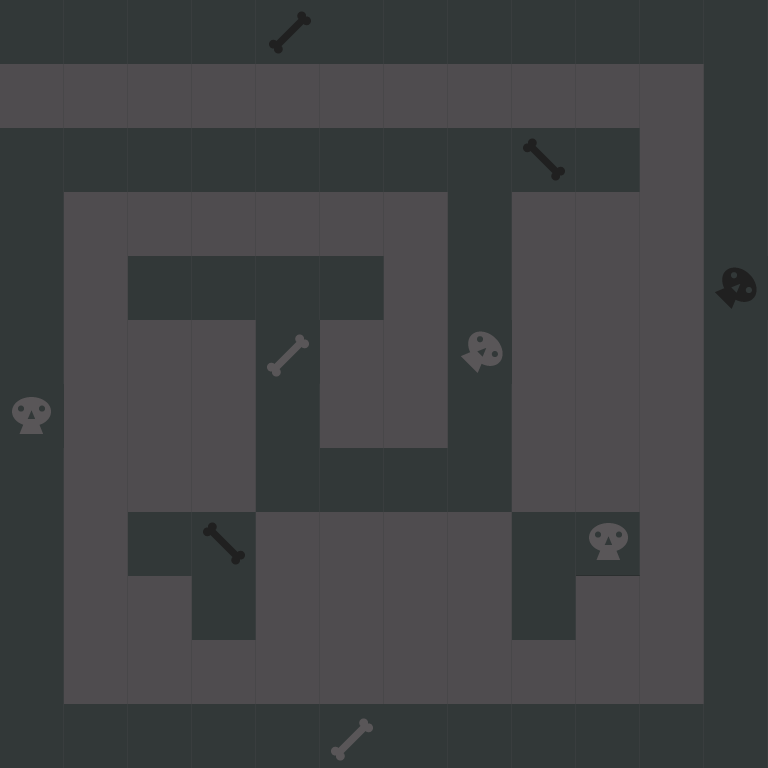

Tiled map render using the project's own tile images. Description and the whole map definition, tile-layer contents included, below:
An orthogonal 12x12 tile map with 64x64 px tiles, 1 tile layer (background) and 7 objects (5x 1, start, end).

<map version="1.0" orientation="orthogonal" renderorder="left-up" width="12" height="12" tilewidth="64" tileheight="64" nextobjectid="73">
 <tileset firstgid="1" name="new_tiled_set" tilewidth="64" tileheight="64" tilecount="132" columns="11">
  <image source="tiledsets/new_tiled_set.png" width="766" height="768" />
  <tile id="0">
   <properties>
    <property name="description" value="wall" />
   </properties>
  </tile>
  <tile id="1">
   <properties>
    <property name="description" value="wall" />
   </properties>
  </tile>
  <tile id="2">
   <properties>
    <property name="description" value="wall" />
   </properties>
  </tile>
  <tile id="3">
   <properties>
    <property name="description" value="wall" />
   </properties>
  </tile>
  <tile id="4">
   <properties>
    <property name="description" value="wall" />
   </properties>
  </tile>
  <tile id="5">
   <properties>
    <property name="description" value="wall" />
   </properties>
  </tile>
  <tile id="6">
   <properties>
    <property name="description" value="wall" />
   </properties>
  </tile>
  <tile id="7">
   <properties>
    <property name="description" value="wall" />
   </properties>
  </tile>
  <tile id="8">
   <properties>
    <property name="description" value="wall" />
   </properties>
  </tile>
  <tile id="9">
   <properties>
    <property name="description" value="wall" />
   </properties>
  </tile>
  <tile id="10">
   <properties>
    <property name="description" value="wall" />
   </properties>
  </tile>
  <tile id="11">
   <properties>
    <property name="description" value="ground" />
   </properties>
  </tile>
  <tile id="12">
   <properties>
    <property name="description" value="ground" />
   </properties>
  </tile>
  <tile id="13">
   <properties>
    <property name="description" value="ground" />
   </properties>
  </tile>
  <tile id="14">
   <properties>
    <property name="description" value="ground" />
   </properties>
  </tile>
  <tile id="15">
   <properties>
    <property name="description" value="wall" />
   </properties>
  </tile>
  <tile id="16">
   <properties>
    <property name="description" value="ground" />
   </properties>
  </tile>
  <tile id="17">
   <properties>
    <property name="description" value="ground" />
   </properties>
  </tile>
  <tile id="18">
   <properties>
    <property name="description" value="ground" />
   </properties>
  </tile>
  <tile id="19">
   <properties>
    <property name="description" value="ground" />
   </properties>
  </tile>
  <tile id="20">
   <properties>
    <property name="description" value="ground" />
   </properties>
  </tile>
  <tile id="21">
   <properties>
    <property name="description" value="wall" />
   </properties>
  </tile>
  <tile id="22">
   <properties>
    <property name="description" value="wall" />
   </properties>
  </tile>
  <tile id="23">
   <properties>
    <property name="description" value="ground" />
   </properties>
  </tile>
  <tile id="24">
   <properties>
    <property name="description" value="ground" />
   </properties>
  </tile>
  <tile id="25">
   <properties>
    <property name="description" value="ground" />
   </properties>
  </tile>
  <tile id="26">
   <properties>
    <property name="description" value="wall" />
   </properties>
  </tile>
  <tile id="27">
   <properties>
    <property name="description" value="ground" />
   </properties>
  </tile>
  <tile id="28">
   <properties>
    <property name="description" value="ground" />
   </properties>
  </tile>
  <tile id="29">
   <properties>
    <property name="description" value="ground" />
   </properties>
  </tile>
  <tile id="30">
   <properties>
    <property name="description" value="wall" />
   </properties>
  </tile>
  <tile id="31">
   <properties>
    <property name="description" value="ground" />
   </properties>
  </tile>
  <tile id="32">
   <properties>
    <property name="description" value="wall" />
   </properties>
  </tile>
  <tile id="33">
   <properties>
    <property name="description" value="wall" />
   </properties>
  </tile>
  <tile id="34">
   <properties>
    <property name="description" value="ground" />
   </properties>
  </tile>
  <tile id="35">
   <properties>
    <property name="description" value="ground" />
   </properties>
  </tile>
  <tile id="36">
   <properties>
    <property name="description" value="ground" />
   </properties>
  </tile>
  <tile id="37">
   <properties>
    <property name="description" value="wall" />
   </properties>
  </tile>
  <tile id="38">
   <properties>
    <property name="description" value="ground" />
   </properties>
  </tile>
  <tile id="39">
   <properties>
    <property name="description" value="ground" />
   </properties>
  </tile>
  <tile id="40">
   <properties>
    <property name="description" value="ground" />
   </properties>
  </tile>
  <tile id="41">
   <properties>
    <property name="description" value="wall" />
   </properties>
  </tile>
  <tile id="42">
   <properties>
    <property name="description" value="ground" />
   </properties>
  </tile>
  <tile id="43">
   <properties>
    <property name="description" value="wall" />
   </properties>
  </tile>
  <tile id="44">
   <properties>
    <property name="description" value="wall" />
   </properties>
  </tile>
  <tile id="45">
   <properties>
    <property name="description" value="ground" />
   </properties>
  </tile>
  <tile id="46">
   <properties>
    <property name="description" value="ground" />
   </properties>
  </tile>
  <tile id="47">
   <properties>
    <property name="description" value="ground" />
   </properties>
  </tile>
  <tile id="48">
   <properties>
    <property name="description" value="wall" />
   </properties>
  </tile>
  <tile id="49">
   <properties>
    <property name="description" value="ground" />
   </properties>
  </tile>
  <tile id="50">
   <properties>
    <property name="description" value="ground" />
   </properties>
  </tile>
  <tile id="51">
   <properties>
    <property name="description" value="ground" />
   </properties>
  </tile>
  <tile id="52">
   <properties>
    <property name="description" value="wall" />
   </properties>
  </tile>
  <tile id="53">
   <properties>
    <property name="description" value="ground" />
   </properties>
  </tile>
  <tile id="54">
   <properties>
    <property name="description" value="wall" />
   </properties>
  </tile>
  <tile id="55">
   <properties>
    <property name="description" value="wall" />
   </properties>
  </tile>
  <tile id="56">
   <properties>
    <property name="description" value="ground" />
   </properties>
  </tile>
  <tile id="57">
   <properties>
    <property name="description" value="ground" />
   </properties>
  </tile>
  <tile id="58">
   <properties>
    <property name="description" value="ground" />
   </properties>
  </tile>
  <tile id="59">
   <properties>
    <property name="description" value="wall" />
   </properties>
  </tile>
  <tile id="60">
   <properties>
    <property name="description" value="ground" />
   </properties>
  </tile>
  <tile id="61">
   <properties>
    <property name="description" value="ground" />
   </properties>
  </tile>
  <tile id="62">
   <properties>
    <property name="description" value="ground" />
   </properties>
  </tile>
  <tile id="63">
   <properties>
    <property name="description" value="wall" />
   </properties>
  </tile>
  <tile id="64">
   <properties>
    <property name="description" value="ground" />
   </properties>
  </tile>
  <tile id="65">
   <properties>
    <property name="description" value="wall" />
   </properties>
  </tile>
  <tile id="66">
   <properties>
    <property name="description" value="wall" />
   </properties>
  </tile>
  <tile id="67">
   <properties>
    <property name="description" value="ground" />
   </properties>
  </tile>
  <tile id="68">
   <properties>
    <property name="description" value="ground" />
   </properties>
  </tile>
  <tile id="69">
   <properties>
    <property name="description" value="ground" />
   </properties>
  </tile>
  <tile id="70">
   <properties>
    <property name="description" value="wall" />
   </properties>
  </tile>
  <tile id="71">
   <properties>
    <property name="description" value="ground" />
   </properties>
  </tile>
  <tile id="72">
   <properties>
    <property name="description" value="ground" />
   </properties>
  </tile>
  <tile id="73">
   <properties>
    <property name="description" value="ground" />
   </properties>
  </tile>
  <tile id="74">
   <properties>
    <property name="description" value="wall" />
   </properties>
  </tile>
  <tile id="75">
   <properties>
    <property name="description" value="ground" />
   </properties>
  </tile>
  <tile id="76">
   <properties>
    <property name="description" value="wall" />
   </properties>
  </tile>
  <tile id="77">
   <properties>
    <property name="description" value="wall" />
   </properties>
  </tile>
  <tile id="78">
   <properties>
    <property name="description" value="ground" />
   </properties>
  </tile>
  <tile id="79">
   <properties>
    <property name="description" value="ground" />
   </properties>
  </tile>
  <tile id="80">
   <properties>
    <property name="description" value="ground" />
   </properties>
  </tile>
  <tile id="81">
   <properties>
    <property name="description" value="wall" />
   </properties>
  </tile>
  <tile id="82">
   <properties>
    <property name="description" value="ground" />
   </properties>
  </tile>
  <tile id="83">
   <properties>
    <property name="description" value="ground" />
   </properties>
  </tile>
  <tile id="84">
   <properties>
    <property name="description" value="ground" />
   </properties>
  </tile>
  <tile id="85">
   <properties>
    <property name="description" value="wall" />
   </properties>
  </tile>
  <tile id="86">
   <properties>
    <property name="description" value="ground" />
   </properties>
  </tile>
  <tile id="87">
   <properties>
    <property name="description" value="wall" />
   </properties>
  </tile>
  <tile id="88">
   <properties>
    <property name="description" value="wall" />
   </properties>
  </tile>
  <tile id="89">
   <properties>
    <property name="description" value="ground" />
   </properties>
  </tile>
  <tile id="90">
   <properties>
    <property name="description" value="ground" />
   </properties>
  </tile>
  <tile id="91">
   <properties>
    <property name="description" value="ground" />
   </properties>
  </tile>
  <tile id="92">
   <properties>
    <property name="description" value="wall" />
   </properties>
  </tile>
  <tile id="93">
   <properties>
    <property name="description" value="ground" />
   </properties>
  </tile>
  <tile id="94">
   <properties>
    <property name="description" value="ground" />
   </properties>
  </tile>
  <tile id="95">
   <properties>
    <property name="description" value="ground" />
   </properties>
  </tile>
  <tile id="96">
   <properties>
    <property name="description" value="wall" />
   </properties>
  </tile>
  <tile id="97">
   <properties>
    <property name="description" value="ground" />
   </properties>
  </tile>
  <tile id="98">
   <properties>
    <property name="description" value="wall" />
   </properties>
  </tile>
  <tile id="99">
   <properties>
    <property name="description" value="wall" />
   </properties>
  </tile>
  <tile id="100">
   <properties>
    <property name="description" value="ground" />
   </properties>
  </tile>
  <tile id="101">
   <properties>
    <property name="description" value="ground" />
   </properties>
  </tile>
  <tile id="102">
   <properties>
    <property name="description" value="ground" />
   </properties>
  </tile>
  <tile id="103">
   <properties>
    <property name="description" value="wall" />
   </properties>
  </tile>
  <tile id="104">
   <properties>
    <property name="description" value="ground" />
   </properties>
  </tile>
  <tile id="105">
   <properties>
    <property name="description" value="ground" />
   </properties>
  </tile>
  <tile id="106">
   <properties>
    <property name="description" value="ground" />
   </properties>
  </tile>
  <tile id="107">
   <properties>
    <property name="description" value="wall" />
   </properties>
  </tile>
  <tile id="108">
   <properties>
    <property name="description" value="ground" />
   </properties>
  </tile>
  <tile id="109">
   <properties>
    <property name="description" value="wall" />
   </properties>
  </tile>
  <tile id="110">
   <properties>
    <property name="description" value="wall" />
   </properties>
  </tile>
  <tile id="111">
   <properties>
    <property name="description" value="ground" />
   </properties>
  </tile>
  <tile id="112">
   <properties>
    <property name="description" value="ground" />
   </properties>
  </tile>
  <tile id="113">
   <properties>
    <property name="description" value="ground" />
   </properties>
  </tile>
  <tile id="114">
   <properties>
    <property name="description" value="ground" />
   </properties>
  </tile>
  <tile id="115">
   <properties>
    <property name="description" value="ground" />
   </properties>
  </tile>
  <tile id="116">
   <properties>
    <property name="description" value="ground" />
   </properties>
  </tile>
  <tile id="117">
   <properties>
    <property name="description" value="ground" />
   </properties>
  </tile>
  <tile id="118">
   <properties>
    <property name="description" value="wall" />
   </properties>
  </tile>
  <tile id="119">
   <properties>
    <property name="description" value="ground" />
   </properties>
  </tile>
  <tile id="120">
   <properties>
    <property name="description" value="ground" />
   </properties>
  </tile>
  <tile id="121">
   <properties>
    <property name="description" value="wall" />
   </properties>
  </tile>
  <tile id="122">
   <properties>
    <property name="description" value="wall" />
   </properties>
  </tile>
  <tile id="123">
   <properties>
    <property name="description" value="wall" />
   </properties>
  </tile>
  <tile id="124">
   <properties>
    <property name="description" value="wall" />
   </properties>
  </tile>
  <tile id="125">
   <properties>
    <property name="description" value="wall" />
   </properties>
  </tile>
  <tile id="126">
   <properties>
    <property name="description" value="wall" />
   </properties>
  </tile>
  <tile id="127">
   <properties>
    <property name="description" value="wall" />
   </properties>
  </tile>
  <tile id="128">
   <properties>
    <property name="description" value="wall" />
   </properties>
  </tile>
  <tile id="129">
   <properties>
    <property name="description" value="wall" />
   </properties>
  </tile>
  <tile id="130">
   <properties>
    <property name="description" value="wall" />
   </properties>
  </tile>
  <tile id="131">
   <properties>
    <property name="description" value="wall" />
   </properties>
  </tile>
 </tileset>
 <layer name="background" width="12" height="12">
  <data>
   <tile gid="16" />
   <tile gid="16" />
   <tile gid="16" />
   <tile gid="16" />
   <tile gid="122" />
   <tile gid="16" />
   <tile gid="16" />
   <tile gid="16" />
   <tile gid="16" />
   <tile gid="16" />
   <tile gid="16" />
   <tile gid="16" />
   <tile gid="15" />
   <tile gid="15" />
   <tile gid="15" />
   <tile gid="15" />
   <tile gid="15" />
   <tile gid="15" />
   <tile gid="15" />
   <tile gid="15" />
   <tile gid="15" />
   <tile gid="15" />
   <tile gid="15" />
   <tile gid="16" />
   <tile gid="16" />
   <tile gid="16" />
   <tile gid="16" />
   <tile gid="16" />
   <tile gid="16" />
   <tile gid="16" />
   <tile gid="16" />
   <tile gid="16" />
   <tile gid="71" />
   <tile gid="16" />
   <tile gid="15" />
   <tile gid="16" />
   <tile gid="16" />
   <tile gid="15" />
   <tile gid="15" />
   <tile gid="15" />
   <tile gid="15" />
   <tile gid="15" />
   <tile gid="15" />
   <tile gid="16" />
   <tile gid="15" />
   <tile gid="15" />
   <tile gid="15" />
   <tile gid="16" />
   <tile gid="16" />
   <tile gid="15" />
   <tile gid="16" />
   <tile gid="16" />
   <tile gid="16" />
   <tile gid="16" />
   <tile gid="15" />
   <tile gid="16" />
   <tile gid="15" />
   <tile gid="15" />
   <tile gid="15" />
   <tile gid="88" />
   <tile gid="16" />
   <tile gid="15" />
   <tile gid="15" />
   <tile gid="15" />
   <tile gid="5" />
   <tile gid="15" />
   <tile gid="15" />
   <tile gid="130" />
   <tile gid="15" />
   <tile gid="15" />
   <tile gid="15" />
   <tile gid="16" />
   <tile gid="22" />
   <tile gid="15" />
   <tile gid="15" />
   <tile gid="15" />
   <tile gid="16" />
   <tile gid="15" />
   <tile gid="15" />
   <tile gid="16" />
   <tile gid="15" />
   <tile gid="15" />
   <tile gid="15" />
   <tile gid="16" />
   <tile gid="16" />
   <tile gid="15" />
   <tile gid="15" />
   <tile gid="15" />
   <tile gid="16" />
   <tile gid="16" />
   <tile gid="16" />
   <tile gid="16" />
   <tile gid="15" />
   <tile gid="15" />
   <tile gid="15" />
   <tile gid="16" />
   <tile gid="16" />
   <tile gid="15" />
   <tile gid="16" />
   <tile gid="71" />
   <tile gid="15" />
   <tile gid="15" />
   <tile gid="15" />
   <tile gid="15" />
   <tile gid="16" />
   <tile gid="104" />
   <tile gid="15" />
   <tile gid="16" />
   <tile gid="16" />
   <tile gid="15" />
   <tile gid="15" />
   <tile gid="16" />
   <tile gid="15" />
   <tile gid="15" />
   <tile gid="15" />
   <tile gid="15" />
   <tile gid="16" />
   <tile gid="15" />
   <tile gid="15" />
   <tile gid="16" />
   <tile gid="16" />
   <tile gid="15" />
   <tile gid="15" />
   <tile gid="15" />
   <tile gid="15" />
   <tile gid="15" />
   <tile gid="15" />
   <tile gid="15" />
   <tile gid="15" />
   <tile gid="15" />
   <tile gid="15" />
   <tile gid="16" />
   <tile gid="16" />
   <tile gid="16" />
   <tile gid="16" />
   <tile gid="16" />
   <tile gid="16" />
   <tile gid="5" />
   <tile gid="16" />
   <tile gid="16" />
   <tile gid="16" />
   <tile gid="16" />
   <tile gid="16" />
   <tile gid="16" />
  </data>
 </layer>
 <objectgroup name="Enemies">
  <object id="64" type="1" x="526.667" y="208" width="32" height="32">
   <properties>
    <property name="speed" type="float" value="1.5" />
    <property name="start_direction" type="int" value="4" />
   </properties>
   <ellipse />
  </object>
  <object id="67" type="1" x="658.667" y="337.333" width="32" height="32">
   <properties>
    <property name="speed" type="float" value="1.5" />
    <property name="start_direction" type="int" value="3" />
   </properties>
   <ellipse />
  </object>
  <object id="69" type="1" x="526.667" y="466.667" width="32" height="32">
   <properties>
    <property name="speed" type="float" value="1.5" />
    <property name="start_direction" type="int" value="4" />
   </properties>
   <ellipse />
  </object>
  <object id="70" type="1" x="77.3333" y="333.333" width="32" height="32">
   <properties>
    <property name="speed" type="float" value="1.5" />
    <property name="start_direction" type="int" value="4" />
   </properties>
   <ellipse />
  </object>
  <object id="71" type="1" x="210.667" y="464" width="32" height="32">
   <properties>
    <property name="speed" type="float" value="1.5" />
    <property name="start_direction" type="int" value="3" />
   </properties>
   <ellipse />
  </object>
 </objectgroup>
 <objectgroup name="Player">
  <object id="60" name="start" x="0" y="64" width="64" height="64">
   <properties>
    <property name="description" value="start" />
   </properties>
  </object>
  <object id="61" name="end" x="320" y="385.333" width="64" height="64">
   <properties>
    <property name="description" value="end" />
   </properties>
  </object>
 </objectgroup>
</map>
